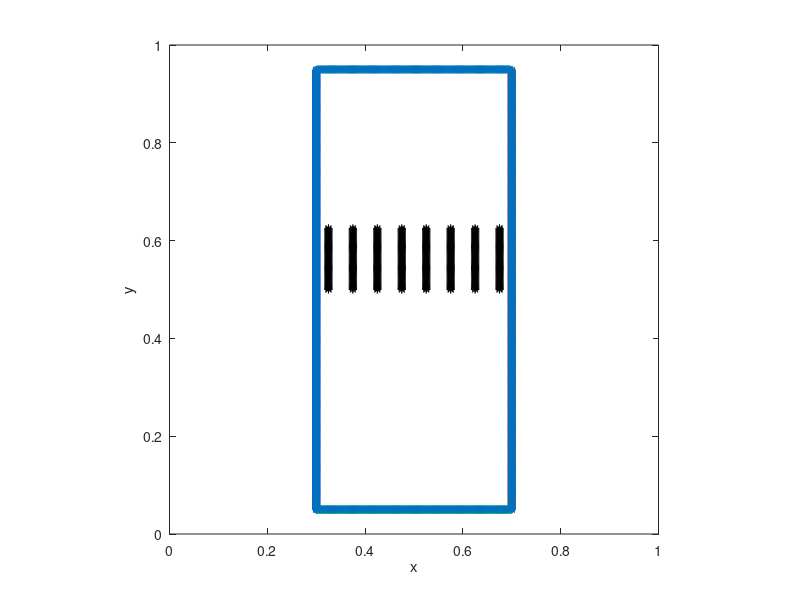

Here is the MATLAB script that generated this plot:
%-------------------------------------------------------------------------------------------------------------------%
%
% IB2d is an Immersed Boundary Code (IB) for solving fully coupled non-linear 
% 	fluid-structure interaction models. This version of the code is based off of
%	Peskin's Immersed Boundary Method Paper in Acta Numerica, 2002.
%
% Author: Nicholas A. Battista
% Email:  nick.battista@unc.edu
% Date Created: September 9th, 2016
% Institution: UNC-CH
%
% This code is capable of creating Lagrangian Structures using:
% 	1. Springs
% 	2. Beams (*torsional springs)
% 	3. Target Points
%	4. Muscle-Model (combined Force-Length-Velocity model, "HIll+(Length-Tension)")
%
% One is able to update those Lagrangian Structure parameters, e.g., spring constants, resting %%	lengths, etc
% 
% There are a number of built in Examples, mostly used for teaching purposes. 
% 
% If you would like us %to add a specific muscle model, please let Nick (nick.battista@unc.edu) know.
%
%--------------------------------------------------------------------------------------------------------------------%

%%%%%%%%%%%%%%%%%%%%%%%%%%%%%%%%%%%%%%%%%%%%%%%%%%%%%%%%%%%%%%%%%%%%%%%%%%%%%%%%%%%%%%
%
% FUNCTION: creates the geometry and prints associated input files
%
%%%%%%%%%%%%%%%%%%%%%%%%%%%%%%%%%%%%%%%%%%%%%%%%%%%%%%%%%%%%%%%%%%%%%%%%%%%%%%%%%%%%%%

function Make_Tub_Geometry_and_Initial_Concentration()

%
% Grid Parameters (MAKE SURE MATCHES IN input2d !!!)
%
Nx =  128;       % # of Eulerian Grid Pts. in x-Direction (MUST BE EVEN!!!)
Lx = 1.0;        % Length of Eulerian Grid in x-Direction
dx = Lx/Nx;      % Grid spatial resolution

%
% Immersed Structure Geometric / Dynamic Parameters %
%
ds = 0.25*dx;              % Lagrangian Pt. Spacing (2x resolution of Eulerian grid)
struct_name = 'boussinesq'; % Name for .vertex, .spring, etc files. (must match what's in 'input2d')


% Call function to construct geometry
[xLag,yLag,xSpider,ySpider,Concentration,Nspider] = give_Me_Immsersed_Boundary_Geometry_and_Concentration(ds,Nx,Lx,dx);



% Plot Geometry to test
plot(xLag,yLag,'r-'); hold on;
plot(xLag,yLag,'*'); hold on;
xlabel('x'); ylabel('y');
axis square;



% Prints .vertex file!
print_Lagrangian_Vertices([xLag xSpider],[yLag ySpider],struct_name);


% Prints .spring file!
k_Spring = 2.5e6;                   % Spring stiffness (does not need to be equal for all springs)
ds_Rest = ds;                       % Spring resting length (does not need to be equal for all springs)
print_Lagrangian_Springs([xLag xSpider],yLag,k_Spring,ds_Rest,struct_name,length(xLag),Nspider);


% Prints .beam file!
k_Beam = 2e5;                      % Beam Stiffness (does not need to be equal for all beams)
%C = compute_Curvatures(xLag,yLag)  % Computes curvature of initial configuration
C = 0;
print_Lagrangian_Beams([xLag xSpider],yLag,k_Beam,C,struct_name,length(xLag),Nspider);

% Prints .mass file!
k_Mass = 1e5; Mass = 2e-4;
print_Lagrangian_Mass_Pts([xLag xSpider],k_Mass,Mass,struct_name,length(xLag),Nspider)


% Prints .target file!
k_Target = 1e7;
print_Lagrangian_Target_Pts(xLag,k_Target,struct_name);

% Prints .concentration file!
kDiffusion = 1e-6;
print_Concentration_Info(Nx,Nx,Concentration,kDiffusion,struct_name);


%%%%%%%%%%%%%%%%%%%%%%%%%%%%%%%%%%%%%%%%%%%%%%%%%%%%%%%%%%%%%%%%%%%%%%%%
%
% FUNCTION: prints VERTEX points to a file called 'struct_name'.vertex
%
%%%%%%%%%%%%%%%%%%%%%%%%%%%%%%%%%%%%%%%%%%%%%%%%%%%%%%%%%%%%%%%%%%%%%%%%

function print_Lagrangian_Vertices(xLag,yLag,struct_name)

    N = length(xLag); % Total # of Lag. Pts

    vertex_fid = fopen([struct_name '.vertex'], 'w');

    fprintf(vertex_fid, '%d\n', N );

    %Loops over all Lagrangian Pts.
    for s = 1:N
        X_v = xLag(s);
        Y_v = yLag(s);
        fprintf(vertex_fid, '%1.16e %1.16e\n', X_v, Y_v);
    end

    fclose(vertex_fid);

%%%%%%%%%%%%%%%%%%%%%%%%%%%%%%%%%%%%%%%%%%%%%%%%%%%%%%%%%%%%%%%%%%%%%%%%
%
% FUNCTION: prints MASS points to a file called struct_name.mass
%
%%%%%%%%%%%%%%%%%%%%%%%%%%%%%%%%%%%%%%%%%%%%%%%%%%%%%%%%%%%%%%%%%%%%%%%%  
    
function print_Lagrangian_Mass_Pts(xLag,kMass,Mass,struct_name,Nbefore,Nspider)

    %LOOP OVER LAG PTS FOR MASS PTS IN LAGRANGIAN INDEXING

    N = ( length(xLag)-Nbefore ) / Nspider;

    mass_fid = fopen([struct_name '.mass'], 'w');

    fprintf(mass_fid, '%d\n', N );

    %Loops over all Lagrangian Pts.
    %for s = Nbefore+1:length(xLag)
    for s = 1:N
        fprintf(mass_fid, '%d %1.16e %1.16e\n', 1+Nbefore+(s-1)*Nspider, kMass,Mass);
    end

    fclose(mass_fid); 
   
    
%%%%%%%%%%%%%%%%%%%%%%%%%%%%%%%%%%%%%%%%%%%%%%%%%%%%%%%%%%%%%%%%%%%%%%%%
%
% FUNCTION: prints SPRING points to a file called 'struct_name'.spring
%
%%%%%%%%%%%%%%%%%%%%%%%%%%%%%%%%%%%%%%%%%%%%%%%%%%%%%%%%%%%%%%%%%%%%%%%%

function print_Lagrangian_Springs(xLag,yLag,k_Spring,ds_Rest,struct_name,Nbefore,Nspider)

    N = ( length(xLag)-Nbefore ) / Nspider; % # of total spiders
    Nsprings = N*(Nspider-1);
    
    
    spring_fid = fopen([struct_name '.spring'], 'w');

    fprintf(spring_fid, '%d\n', Nsprings );    % Print # of springs 

    %SPRINGS BETWEEN VERTICES
    for j = 1:N
        for s = 1:(Nspider-1)    
            s1 = 1+Nbefore+(j-1)*Nspider;
            s2 = 2+Nbefore+(j-1)*Nspider;
            fprintf(spring_fid, '%d %d %1.16e %1.16e\n', s1, s2, k_Spring, ds_Rest);  
        end
    end
    fclose(spring_fid);     
    
    
    
%%%%%%%%%%%%%%%%%%%%%%%%%%%%%%%%%%%%%%%%%%%%%%%%%%%%%%%%%%%%%%%%%%%%%%%%
%
% FUNCTION: prints TARGET points to a file called 'struct_name'.vertex
%
%%%%%%%%%%%%%%%%%%%%%%%%%%%%%%%%%%%%%%%%%%%%%%%%%%%%%%%%%%%%%%%%%%%%%%%%

function print_Lagrangian_Target_Pts(xLag,k_Target,struct_name)

    N = length(xLag);

    target_fid = fopen([struct_name '.target'], 'w');

    fprintf(target_fid, '%d\n', N );

    %Loops over all Lagrangian Pts.
    for s = 1:N
        fprintf(target_fid, '%d %1.16e\n', s, k_Target);
    end

    fclose(target_fid); 
    
    
%%%%%%%%%%%%%%%%%%%%%%%%%%%%%%%%%%%%%%%%%%%%%%%%%%%%%%%%%%%%%%%%%%%%%%%%%%%%%%%%%%%%%
%
% FUNCTION: prints BEAM (Torsional Spring) points to a file called 'struct_name'.beam
%
%%%%%%%%%%%%%%%%%%%%%%%%%%%%%%%%%%%%%%%%%%%%%%%%%%%%%%%%%%%%%%%%%%%%%%%%%%%%%%%%%%%%%

function print_Lagrangian_Beams(xLag,yLag,k_Beam,C,struct_name,Nbefore,Nspider)

    % k_Beam: beam stiffness
    % C: beam curvature
    
    N = ( length(xLag)-Nbefore ) / Nspider % # of total spiders
    Nbeams = N*(Nspider-2)
    
    beam_fid = fopen([struct_name '.beam'], 'w');

    fprintf(beam_fid, '%d\n', Nbeams );

    %spring_force = kappa_spring*ds/(ds^2);

    %BEAMS BETWEEN VERTICES
    for j = 1:N                 %loops over all spiders
        for s = 1:(Nspider-2)    
                s1 = 1+Nbefore+(j-1)*Nspider;
                s2 = 2+Nbefore+(j-1)*Nspider;
                s3 = 3+Nbefore+(j-1)*Nspider;
                %fprintf(spring_fid, '%d %d %1.16e %1.16e\n', s1, s2, k_Spring, ds_Rest);  
                fprintf(beam_fid, '%d %d %d %1.16e %1.16e\n',s1, s2, s3, k_Beam, 0 );  
        end
    end

    fclose(beam_fid); 
   
    
%%%%%%%%%%%%%%%%%%%%%%%%%%%%%%%%%%%%%%%%%%%%%%%%%%%%%%%%%%%%%%%%%%%%%%%%
%
% FUNCTION: prints CONCENTRATION INFO to file called
%           'struct_name'.concentration
%
%%%%%%%%%%%%%%%%%%%%%%%%%%%%%%%%%%%%%%%%%%%%%%%%%%%%%%%%%%%%%%%%%%%%%%%%
    
function print_Concentration_Info(Nx,Ny,C,kDiffusion,struct_name)

    con_fid = fopen([struct_name '.concentration'], 'w');

    fprintf(con_fid, '%d\n', kDiffusion );

    for i=1:Ny
        for j=1:Nx
            fprintf(con_fid, '%1.16e ', C(i,j) );
        end
        fprintf(con_fid,'\n');
    end    
    
    
%%%%%%%%%%%%%%%%%%%%%%%%%%%%%%%%%%%%%%%%%%%%%%%%%%%%%%%%%%%%%%%%%%%%%%%%
%
% FUNCTION: computes "curvature" of starting configuration
% 
% NOTE: not curvature in the traditional geometric sense, in the 'discrete'
% sense through cross product.
%
% NOTE: assumes a CLOSED structure
%
%%%%%%%%%%%%%%%%%%%%%%%%%%%%%%%%%%%%%%%%%%%%%%%%%%%%%%%%%%%%%%%%%%%%%%%%

function C = compute_Curvatures(xLag,yLag)

N = length(xLag);
C = zeros( N );

%Note: needs to be done same order as you print .beam file!
for i=1:N
   
   % Pts Xp -> Xq -> Xr (same as beam force calc.)
   
   if ( (i > 1) && (i < N) )
   
        Xp = xLag(i-1); Xq = xLag(i); Xr = xLag(i+1);
        Yp = yLag(i-1); Yq = yLag(i); Yr = yLag(i+1);
   
   elseif (i==1)
       
        Xp = xLag(N); Xq = xLag(i); Xr = xLag(i+1);
        Yp = yLag(N); Yq = yLag(i); Yr = yLag(i+1);
       
   elseif (i==N)
       
        Xp = xLag(N-1); Xq = xLag(N); Xr = xLag(1);
        Yp = yLag(N-1); Yq = yLag(N); Yr = yLag(1);
       
   end
       
   C(i) = (Xr-Xq)*(Yq-Yp) - (Yr-Yq)*(Xq-Xp); %Cross product btwn vectors
      
end
 





%%%%%%%%%%%%%%%%%%%%%%%%%%%%%%%%%%%%%%%%%%%%%%%%%%%%%%%%%%%%%%%%%%%
%
% FUNCTION: gives initial concentration gradient inside channel
%
%%%%%%%%%%%%%%%%%%%%%%%%%%%%%%%%%%%%%%%%%%%%%%%%%%%%%%%%%%%%%%%%%%%

function C = give_Me_Initial_Concentration(Lx,Nx,dx,buffx,buffy)

%WHERE OUTER TUBE LIES
%xMin = 0.15; xMax = 0.45;
%yMin = 0.85; yMax = 1.15;

xMin = buffx; xMax = Lx-buffx;
yMin = buffy; yMax = Lx-buffy;

% xMin = 0; xMax = Lx;
% yMin = 0; yMax = Lx;

xMid = (xMin+xMax)/2;
yMid = (yMin+yMax)/2;

xDiff = (xMax-xMin)/2;
yDiff = (yMax-yMin)/2;

x = 0:dx:Lx;
y = 0:dx:Lx;
inds = give_Me_Indices_To_Apply_Force(x,y,xMin,xMax,yMin,yMax);

%inds(1:length(inds(:,1))/2,:)
%inds(length(inds(:,1))/2+1:end,:)

C = ones(Nx,Nx);
for i=1:length( inds(:,1) )
    xInd = inds(i,1);
    yInd = inds(i,2);
    xPt = x(xInd);
    yPt = y(yInd);
    %C(xInd,yInd ) = (-0.5/yDiff^2)*( (yPt-yMid) - yDiff )*( (yPt-yMid) + yDiff ) +  (-0.5/xDiff^2)*( (xPt-xMid) - xDiff )*( (xPt-xMid) + xDiff ); %1.0;
    %C(yInd,xInd ) = (-1.0/xDiff^2)*( (xPt-xMid) - xDiff )*( (xPt-xMid) + xDiff ); %1.0;
    
    C(yInd,xInd) = 0.5*(tanh(80.0*(yPt-0.5*Lx-0.001*cos(2*pi*xPt)))+1);
    
%     if yPt >= Lx/2+1*dx
%         C(yInd,xInd) = 1;
%     elseif yPt <= Lx/2-1*dx;
%         C(yInd,xInd) = 0;
%     else
%         C(yInd,xInd) = 0.5;
%     end

end



%%%%%%%%%%%%%%%%%%%%%%%%%%%%%%%%%%%%%%%%%%%%%%%%%%%%%%%%%%%%%%%%%%%%%%
%
% FUNCTION: computes indices for placing initial concentration 
%
%%%%%%%%%%%%%%%%%%%%%%%%%%%%%%%%%%%%%%%%%%%%%%%%%%%%%%%%%%%%%%%%%%%%%%%

function inds = give_Me_Indices_To_Apply_Force(x,y,xMin,xMax,yMin,yMax)

j=1; noMinYet = 1;
while noMinYet
    
    if ( x(j) >= xMin )
        iX_min = j;
        noMinYet = 0;
    end
    j=j+1;
end

j=length(x); noMaxYet = 1;
while noMaxYet
    
    if ( x(j) <= xMax )
        iX_max = j;
        noMaxYet = 0;
    end
    j=j-1;
end

j=1; noMinYet = 1;
while noMinYet
    
    if ( y(j) >= yMin )
        iY_min = j;
        noMinYet = 0;
    end
    j=j+1;
end

j=length(y); noMaxYet = 1;
while noMaxYet
    
    if ( y(j) <= yMax )
        iY_max = j;
        noMaxYet = 0;
    end
    j=j-1;
end

iX_Vec = iX_min:1:iX_max;
iY_Vec = iY_min:1:iY_max;

n = 1;
for i=1:length(iX_Vec)
    for j=1:length(iY_Vec)
        inds(n,1) = iX_Vec(i);
        inds(n,2) = iY_Vec(j);
        n = n+1; 
    end
end





    
%%%%%%%%%%%%%%%%%%%%%%%%%%%%%%%%%%%%%%%%%%%%%%%%%%%%%%%%%%%%%%%%%%%%%%%%%
%
% FUNCTION: creates the Lagrangian structure geometry
%
%%%%%%%%%%%%%%%%%%%%%%%%%%%%%%%%%%%%%%%%%%%%%%%%%%%%%%%%%%%%%%%%%%%%%%%%%
 
function [xLag,yLag,xS_all,yD_all,C,Nspider] = give_Me_Immsersed_Boundary_Geometry_and_Concentration(ds,Nx,Lx,dx)
 
% ds: Lagrangian pt. spacing
% Nx: Eulerian grid resolution

Buffx = 0.3*Lx;
Buffy = 0.05*Lx;

fprintf('\nThis is the buffer on x and y, respectively: %d and %d\n',Buffx,Buffy);

ySide = Buffy:ds:Lx-Buffy;
xLeft = Buffx*ones(1,length(ySide));
xRight= (Lx-Buffx)*ones(1,length(ySide));

xBottom = Buffx+ds:ds:Lx-Buffx-ds;
yBottom = Buffy*ones(1,length(xBottom));
yTop = (Lx-Buffy)*ones(1,length(xBottom));

xLag = [xLeft xBottom xRight xBottom];
yLag = [ySide yBottom ySide yTop];

plot(xLeft,ySide,'b*'); hold on;
plot(xBottom,yBottom,'g*'); hold on;
plot(xRight,ySide,'r*'); hold on;
axis([0 Lx 0 Lx]); 
 
%xSpider = [0.25 0.3 0.35 0.4 0.45 0.48 0.55 0.6 0.65 0.7 0.75];
% x-spider coords
xS = 0.325:0.05:0.675;
%yS = 0.5*ones(1,length(xSpider));

% Original Drag Line
yD = 0.5:ds:0.625;

% Length in each spider
Nspider = length(yD);

yD_all = [];
for i=1:length(xS)
   yD_all = [yD_all yD]; 
end

xS_all = [];
for j=1:length(xS)
    x = xS(j);
    for i=1:Nspider
        xS_all = [xS_all x];
    end
end

plot(xS_all,yD_all,'k*'); hold on;
%plot(xSpider,ySpider,'k*'); hold on;

C = give_Me_Initial_Concentration(Lx,Nx,dx,Buffx,Buffy);
